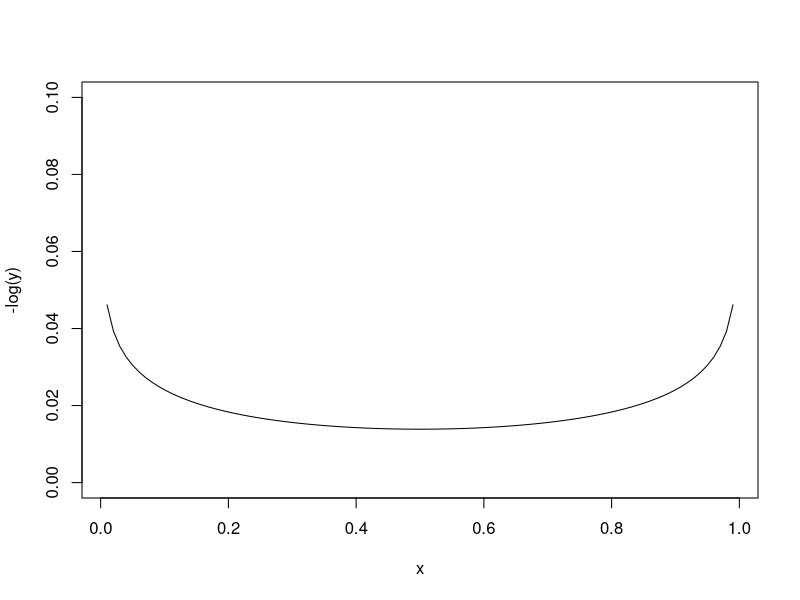

R code for this plot:
## ---- chunk 1
x <- seq(0.01, 0.99, 0.01)
y <- x^0.01 * (1 - x)^0.01
plot(x, -log(y), typ = "l", ylim = c(0, 0.1))
